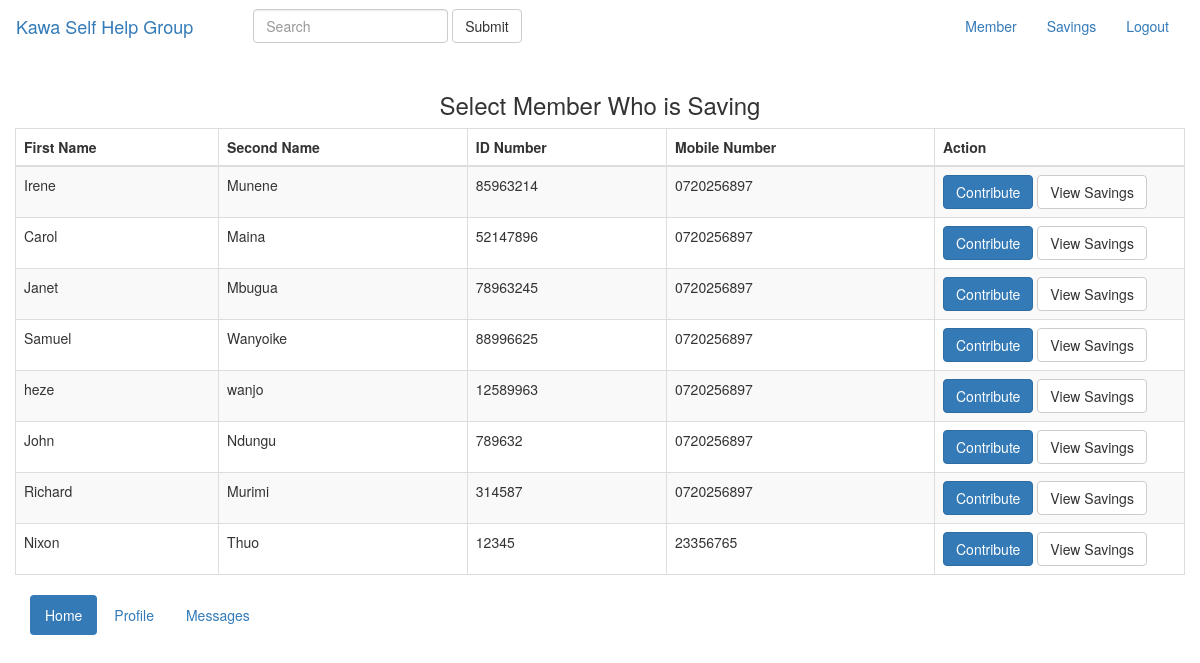
The page /Savings/index.php (signed in) on the database its author committed.
### tables this page shows
CREATE TABLE `members` (
  `id` int(11) NOT NULL,
  `first_name` varchar(100) NOT NULL,
  `second_name` varchar(100) NOT NULL,
  `id_number` int(100) NOT NULL,
  `mobile` varchar(100) NOT NULL
);

### Savings/index.php (the view, shortened to what this page needs)
<?php include('../header/body_layout.php');?>
<div class="container">
	<div class="row">
		<h3 align="center">Select Member Who is Saving</h3>
	</div>
	<div class="row">
		<table class="table table-striped table-bordered">
			<thead>
				<tr>
					<th>First Name</th>
					<th>Second Name</th>
					<th>ID Number</th>
					<th>Mobile Number</th>
					<th>Action</th>
				</tr>
			</thead>
			<tbody>
				<?php
				$pdo = Database::connect();
				$sql = 'SELECT * FROM members ORDER BY id DESC';
				foreach ($pdo->query($sql) as $row) {
					echo '<tr>';
					echo '<td>'. $row['first_name'] . '</td>';
					echo '<td>'. $row['second_name'] . '</td>';
					echo '<td>'. $row['id_number'] . '</td>';
					echo '<td>'. $row['mobile'] . '</td>';
					echo '<td width=250>';
					echo '<a class="btn btn-primary" href="create_saving.php?id='.$row['id'].'">Contribute</a>';
					echo '<a class="btn btn-default" href="read_savings.php?id='.$row['id'].'">View Savings</a>';
					echo '</td>';
					echo '</tr>';
				}
				?>
			</tbody>
		</table>
	</div>
</div>
<?php include('../footers/body_footer.php');?>

### header/body_layout.php (shortened to what this page needs)
<?php
$title = 'Kawa Self Help Group';
?>
<!DOCTYPE html>
<html lang="en">
<head>
    <link   href="../bootstrap/css/bootstrap.min.css" rel="stylesheet">
</head>
<body>
<nav class="navbar navbar-inverted">
  <div class="container-fluid">
    <div class="navbar-header">
      <a class="navbar-brand" href="../index.php"><?php if(isset($title)){ echo $title; }?></a>
    </div>
    <div class="collapse navbar-collapse" id="bs-example-navbar-collapse-1">
      <ul class="nav navbar-nav">
        <li><a href="#">
        </a></li>
      </ul>
      <form class="navbar-form navbar-left">
        <div class="form-group">
          <input type="text" class="form-control" placeholder="Search">
        </div>
        <button type="submit" class="btn btn-default">Submit</button>
      </form>
      <ul class="nav navbar-nav navbar-right">
        <li><a href="../member">Member</a></li>
        <li><a href="../Savings">Savings</a></li>
        <li><a href='../auth/logout.php'>Logout</a></li>
      </ul>
    </div>
  </div>
</nav>

### footers/body_footer.php
<footer>
  <div class="container">
      <ul class="nav nav-pills">
          <li role="presentation" class="active"><a href="#">Home</a></li>
          <li role="presentation"><a href="#">Profile</a></li>
          <li role="presentation"><a href="#">Messages</a></li>
      </ul>
</div>
</footer>
</body>
</html>

### rows shown on the page
members: first_name "Irene", second_name "Munene", id_number "85963214", mobile "0720256897"
members: first_name "Carol", second_name "Maina", id_number "52147896", mobile "0720256897"
members: first_name "Janet", second_name "Mbugua", id_number "78963245", mobile "0720256897"
members: first_name "Samuel", second_name "Wanyoike", id_number "88996625", mobile "0720256897"
members: first_name "heze", second_name "wanjo", id_number "12589963", mobile "0720256897"
members: first_name "John", second_name "Ndungu", id_number "789632", mobile "0720256897"
members: first_name "Richard", second_name "Murimi", id_number "314587", mobile "0720256897"
members: first_name "Nixon", second_name "Thuo", id_number "12345", mobile "23356765"

### other values the page prints
$title "Kawa Self Help Group"
